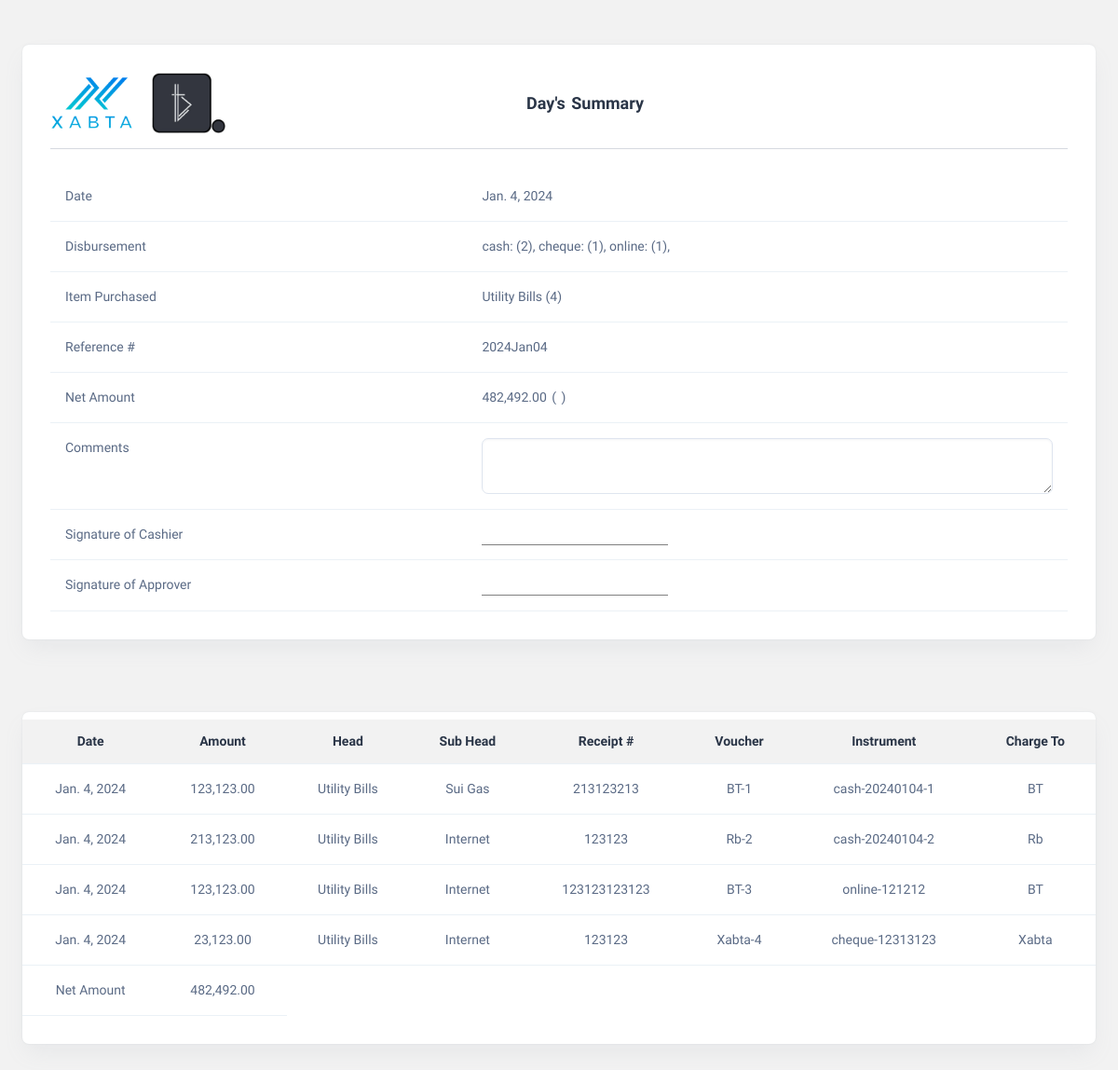
Page /summaryfile/2024-01-04 (signed in) on the committed database.
### Accountapp/models.py (models this page shows, shortened)
class Head(models.Model):
    name = models.CharField(max_length=50)

class AccountingEntry(models.Model):
    date = models.DateField(auto_now_add=True)
    Do = models.CharField(max_length=20,null=True, blank=True)
    amount = models.DecimalField(max_digits=20, decimal_places=2)
    head = models.ForeignKey(Head, on_delete=models.CASCADE)
    sub_head = models.ForeignKey(Shead, on_delete=models.CASCADE)
    description = models.TextField()
    receipt_number = models.CharField(max_length=20)
    charge_by = models.ForeignKey(
        charge, on_delete=models.CASCADE, null=True, blank=True
    )
    voucher = models.CharField(max_length=50, null=True, blank=True, unique=True)
    paid_by = models.ForeignKey(paid, on_delete=models.CASCADE, null=True, blank=True)
    claim_by = models.ForeignKey(claim, on_delete=models.CASCADE, null=True, blank=True)
    instrument = models.CharField(
        max_length=10,
        null=True,
        blank=True,
        choices=[("cash", "Cash"), ("cheque", "Cheque"), ("online", "Online Transfer"),("card","Card")],
    )
    cash_number = models.CharField(max_length=20, default=0, null=True, blank=True)
    cheque_number = models.CharField(max_length=20, default=0, null=True, blank=True)
    online_number = models.CharField(max_length=20, default=0, null=True, blank=True)
    card_number = models.CharField(max_length=4, default=0, null=True, blank=True)
    vendors = models.ForeignKey(Vendor, null=True, blank=True, on_delete=models.CASCADE)
    attachments = models.FileField(upload_to="attachments/", null=True, blank=True)
    comments = models.TextField()

class Shead(models.Model):
    head = models.ForeignKey(Head, on_delete=models.CASCADE)
    name = models.CharField(max_length=50)
    class Meta:
        verbose_name = "Sub Head"
        verbose_name_plural = "Sub Heads"
    def __str__(self):
        return self.name

class charge(models.Model):
    name = models.CharField(max_length=50)
    class Meta:
        verbose_name = "Charge To"
        verbose_name_plural = "Charge To"
    def __str__(self):
        return self.name

### Accountapp/views.py (the view)
# urls.py: path("summaryfile/<str:selected_date>", views.summary, name="summaryfile"),
@login_required(login_url="signin")
def summary(request, selected_date):
    selected_date = datetime.strptime(selected_date, "%Y-%m-%d").date()
    today = selected_date
    ndate = str(today)
    ndate = ndate.split("-")
    ndate = ndate[0] + ndate[1] + ndate[2]
    date_object = datetime.strptime(ndate, "%Y%m%d")
    formatted_date = date_object.strftime("%Y%b%d").title()
    todayentry = AccountingEntry.objects.filter(date=today)
    amount = 0
    cash = 0
    cheque = 0
    online = 0
    card = 0
    xcount = 0
    bcount = 0
    item_counts = Counter()
    for i in todayentry:
        amount = amount + i.amount
        if i.instrument == "cash":
            cash = cash + 1
        elif i.instrument == "cheque":
            cheque = cheque + 1
        elif i.instrument == "card":
            card = card + 1
        else:
            online = online + 1
    for j in todayentry:
        if (
            str(j.charge_by) == "xabta"
            or str(j.charge_by) == "Xabta"
            or str(j.charge_by) == "XABTA"
        ):
            xcount = xcount + 1
        elif (
            str(j.charge_by) == "bt"
            or str(j.charge_by) == "Bt"
            or str(j.charge_by) == "BT"
        ):
            bcount = bcount + 1
    for k in todayentry:
        item_counts[k.head.name] += 1
    if xcount != 0 and bcount != 0:
        logo = "showboth"
    elif xcount != 0 and bcount == 0:
        logo = "showxabta"
    elif xcount == 0 and bcount != 0:
        logo = "showbt"
    p = inflect.engine()
    amount_in_words = p.number_to_words(int(amount)).title() + " Rupees"
    item_counts_dict = dict(item_counts)
    return render(request, "summary.html", locals())

### Accountapp/templates/summary.html (shortened to what this page needs)
<!DOCTYPE html>
<html lang="en">
  <head>
    {% load static %}
    {% load humanize %}
    <link rel="stylesheet" href="https://code.jquery.com/ui/1.12.1/themes/base/jquery-ui.css" />
    <link rel="stylesheet" href="{% static 'css/styles.min.css' %}" />
    <link rel="stylesheet" href="{% static 'css/custom.css' %}" />
  </head>
  <body>
    <div class="page-wrapper" id="main-wrapper" data-layout="horizontal" data-navbarbg="skin6" data-header-position="fixed">
      <div class="body-wrapper">
        <div class="container-fluid mt-4">
          <div class="card">
            <div class="card-body">
              <div class="row">
                <div class="col-md-12 text-left">
                  {% if logo == 'showboth' %}
                    <div class="d-flex align-items-center justify-content-between col-7">
                      <div>
                        <img src="{% static 'images/logos/logo2.png' %}" alt="Logo" class="me-3" style="max-height: 60px;" />
                        <img src="{% static 'images/logos/btfavicon1.png' %}" class="me-2" alt="Logo" style="max-height: 65px;" />
                      </div>
                      <div>
                        <h3 class="card-title fw-semibold text-center mt-2" style="word-spacing: 2px;">Day's Summary</h3>
                      </div>
                    </div>
                  {% else %}
                    <div class="d-flex align-items-center justify-content-center col-12">
                      <div>
                        <h3 class="card-title fw-semibold text-center mt-2" style="word-spacing: 2px;">Day's Summary</h3>
                      </div>
                    </div>
                  {% endif %}
                  <hr class="mb-0" style="height: 1px;" />
                </div>
              </div>
              <div class="row mt-4">
                <div class="col-md-12">
                  <div class="table-responsive">
                    <table class="table text-nowrap mb-0">
                      <tbody>
                        <tr>
                          <td>Date</td>
                          <td>{{ today }}</td>
                        </tr>
                        <tr>
                          <td>Disbursement</td>
                          <td>
                            {% if cash %}
                              cash: ({{ cash }}),
                            {% endif %}
                            {% if cheque %}
                              cheque: ({{ cheque }}),
                            {% endif %}
                            {% if online %}
                              online: ({{ online }}),
                            {% endif %}
                          </td>
                        </tr>
                        <tr>
                          <td>Item Purchased</td>
                          <td>
                            {% for item_name, count in item_counts_dict.items %}
                              {{ item_name }}{% if count > 1 %}
                                ({{ count }})
                              {% else %}
                                (1)
                              {% endif %}
                            {% endfor %}
                          </td>
                        </tr>
                        <tr>
                          <td>Reference #</td>
                          <td> {{formatted_date}} </td>
                        </tr>
                        <tr>
                          <td>Net Amount</td>
                          <td style="word-spacing: 2px;">{{ amount|floatformat:2|intcomma }} ( {{ amount_in_words }} )</td>
                        </tr>
                        <tr>
                          <td>Comments</td>
                          <td>
                            <textarea class="form-control" name="" id="" style="min-width: 60%; min-height: 10%; background-color: #fff;"></textarea>
                          </td>
                        </tr>
                        <tr>
                          <td>Signature of Cashier</td>
                          <td>
                            <div style="border-bottom: 1px solid grey; width: 200px; padding-top: 21px; margin-bottom: -5px;"></div>
                          </td>
                        </tr>
                        <tr>
                          <td>Signature of Approver</td>
                          <td>
                            <div style="border-bottom: 1px solid grey; width: 200px; padding-top: 21px;"></div>
                          </td>
                        </tr>
                      </tbody>
                    </table>
                  </div>
                </div>
              </div>
            </div>
          </div>
        </div>
        <div class="container-fluid">
          <div class="card">
            <div class="card-body ps-0 pe-0 pt-2">
              <div class="table-responsive">
                <table id="accounting-table" class="table text-nowrap mb-0 align-middle">
                  <thead class="text-dark fs-4 text-center">
                    <tr>
                      <th>Date</th>
                      <th>Amount</th>
                      <th>Head</th>
                      <th>Sub Head</th>
                      <th>Receipt #</th>
                      <th>Voucher</th>
                      <th>Instrument</th>
                      <th>Charge To</th>
                    </tr>
                  </thead>
                  <tbody>
                    {% for entry in todayentry|slice:':' %}
                      <tr class="text-center">
                        <td>{{ entry.date }}</td>
                        <td>{{ entry.amount|floatformat:2|intcomma }}</td>
                        <td>{{ entry.head.name }}</td>
                        <td>{{ entry.sub_head }}</td>
                        <td>{{ entry.receipt_number }}</td>
                        <td>{{ entry.voucher }}</td>
                        {% if entry.instrument == 'cash' or entry.instrument == 'Cash' %}
                          <td>{{ entry.instrument }}-{{ entry.cash_number }}</td>
                        {% elif entry.instrument == 'Cheque' or entry.instrument == 'cheque' %}
                          <td>{{ entry.instrument }}-{{ entry.cheque_number }}</td>
                        {% elif entry.instrument == 'card' or entry.instrument == 'Card' %}
                          <td>{{ entry.instrument }}-{{ entry.card_number }}</td>
                        {% else %}
                          <td>{{ entry.instrument }}-{{ entry.online_number }}</td>
                        {% endif %}
                        <td>{{ entry.charge_by.name }}</td>
                      </tr>
                    {% endfor %}
                    <tr class="text-center">
                      <td>Net Amount</td>
                      <td>{{ amount|floatformat:2|intcomma }}</td>
                    </tr>
                  </tbody>
                </table>
              </div>
            </div>
          </div>
        </div>
      </div>
    </div>
  </body>
</html>

### Accountapp/templates/summary.html (style rules this page uses)
html { background-color: #f2f2f2 !important; }
body { background-color: #f2f2f2 !important; }
thead { background-color: #f2f2f2; }
th { width: fit-content; text-align: center; padding-top: 13px !important; padding-bottom: 13px !important; font-size: 14px !important; }

### rows in the picture
Head: item_counts_dict "Utility Bills"
AccountingEntry: date "Jan. 4, 2024", amount "123,123.00", head.name "Utility Bills", sub_head "Sui Gas", receipt_number "213123213", voucher "BT-1", instrument "cash", cash_number "20240104-1", charge_by.name "BT"
AccountingEntry: date "Jan. 4, 2024", amount "213,123.00", head.name "Utility Bills", sub_head "Internet", receipt_number "123123", voucher "Rb-2", instrument "cash", cash_number "20240104-2", charge_by.name "Rb"
AccountingEntry: date "Jan. 4, 2024", amount "123,123.00", head.name "Utility Bills", sub_head "Internet", receipt_number "123123123123", voucher "BT-3", instrument "online", online_number "121212", charge_by.name "BT"
AccountingEntry: date "Jan. 4, 2024", amount "23,123.00", head.name "Utility Bills", sub_head "Internet", receipt_number "123123", voucher "Xabta-4", instrument "cheque", cheque_number "12313123", charge_by.name "Xabta"

### other values in the picture
{{ today }} "Jan. 4, 2024"
{{ cash }} "2"
{{ cheque }} "1"
{{ online }} "1"
{{ count }} "4"
{{ amount|floatformat:2|intcomma }} "482,492.00"
